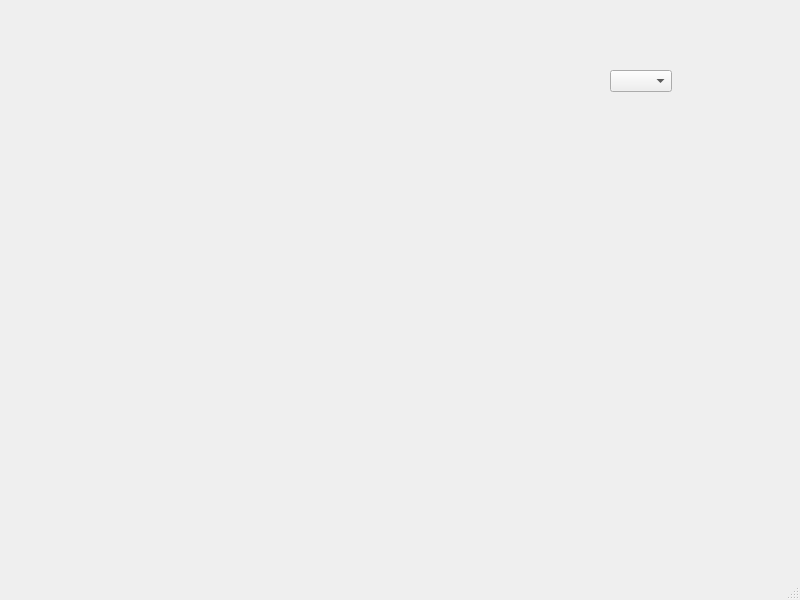
<?xml version="1.0" encoding="UTF-8"?>
<ui version="4.0">
 <class>MainWindow</class>
 <widget class="QMainWindow" name="MainWindow">
  <property name="geometry">
   <rect>
    <x>0</x>
    <y>0</y>
    <width>800</width>
    <height>600</height>
   </rect>
  </property>
  <property name="windowTitle">
   <string>MainWindow</string>
  </property>
  <widget class="QWidget" name="centralwidget">
   <widget class="QComboBox" name="comboBox">
    <property name="geometry">
     <rect>
      <x>610</x>
      <y>70</y>
      <width>62</width>
      <height>22</height>
     </rect>
    </property>
   </widget>
  </widget>
  <widget class="QMenuBar" name="menubar">
   <property name="geometry">
    <rect>
     <x>0</x>
     <y>0</y>
     <width>800</width>
     <height>22</height>
    </rect>
   </property>
  </widget>
  <widget class="QStatusBar" name="statusbar"/>
 </widget>
 <resources/>
 <connections/>
</ui>
